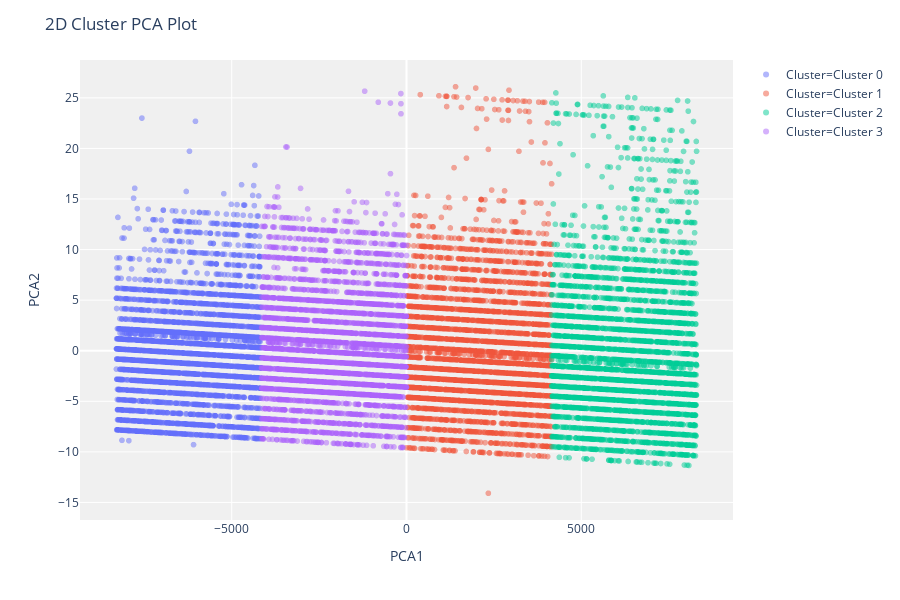

This figure's notebook cell:
### Code cell
plot_model(sale_cluster_model)

### Figure 1 — Plotly figure (JSON) as saved in the notebook; plotly's stock layout.template omitted (floating-point values rounded to 4 significant figures; data arrays with more than 128 entries replaced by an {"elided": "..."} marker saying what was removed)
{"data": [{"customdata": {"elided": "4151x1 int values"}, "hoverlabel": {"namelength": 0}, "hovertemplate": "Cluster=Cluster 0<br>PCA1=%{x}<br>PCA2=%{y}<br>Feature=%{customdata[0]}", "legendgroup": "Cluster=Cluster 0", "marker": {"color": "#636efa", "opacity": 0.5, "symbol": "circle"}, "mode": "markers", "name": "Cluster=Cluster 0", "showlegend": true, "textposition": "top center", "type": "scattergl", "x": {"elided": "4151 float values"}, "xaxis": "x", "y": {"elided": "4151 float values"}, "yaxis": "y"}, {"customdata": {"elided": "4149x1 int values"}, "hoverlabel": {"namelength": 0}, "hovertemplate": "Cluster=Cluster 1<br>PCA1=%{x}<br>PCA2=%{y}<br>Feature=%{customdata[0]}", "legendgroup": "Cluster=Cluster 1", "marker": {"color": "#EF553B", "opacity": 0.5, "symbol": "circle"}, "mode": "markers", "name": "Cluster=Cluster 1", "showlegend": true, "textposition": "top center", "type": "scattergl", "x": {"elided": "4149 float values"}, "xaxis": "x", "y": {"elided": "4149 float values"}, "yaxis": "y"}, {"customdata": {"elided": "4147x1 int values"}, "hoverlabel": {"namelength": 0}, "hovertemplate": "Cluster=Cluster 2<br>PCA1=%{x}<br>PCA2=%{y}<br>Feature=%{customdata[0]}", "legendgroup": "Cluster=Cluster 2", "marker": {"color": "#00cc96", "opacity": 0.5, "symbol": "circle"}, "mode": "markers", "name": "Cluster=Cluster 2", "showlegend": true, "textposition": "top center", "type": "scattergl", "x": {"elided": "4147 float values"}, "xaxis": "x", "y": {"elided": "4147 float values"}, "yaxis": "y"}, {"customdata": {"elided": "4151x1 int values"}, "hoverlabel": {"namelength": 0}, "hovertemplate": "Cluster=Cluster 3<br>PCA1=%{x}<br>PCA2=%{y}<br>Feature=%{customdata[0]}", "legendgroup": "Cluster=Cluster 3", "marker": {"color": "#ab63fa", "opacity": 0.5, "symbol": "circle"}, "mode": "markers", "name": "Cluster=Cluster 3", "showlegend": true, "textposition": "top center", "type": "scattergl", "x": {"elided": "4151 float values"}, "xaxis": "x", "y": {"elided": "4151 float values"}, "yaxis": "y"}], "layout": {"height": 600, "legend": {"tracegroupgap": 0}, "margin": {"t": 60}, "plot_bgcolor": "rgb(240,240,240)", "title": {"text": "2D Cluster PCA Plot"}, "xaxis": {"anchor": "y", "domain": [0, 1], "title": {"text": "PCA1"}}, "yaxis": {"anchor": "x", "domain": [0, 1], "title": {"text": "PCA2"}}}}
